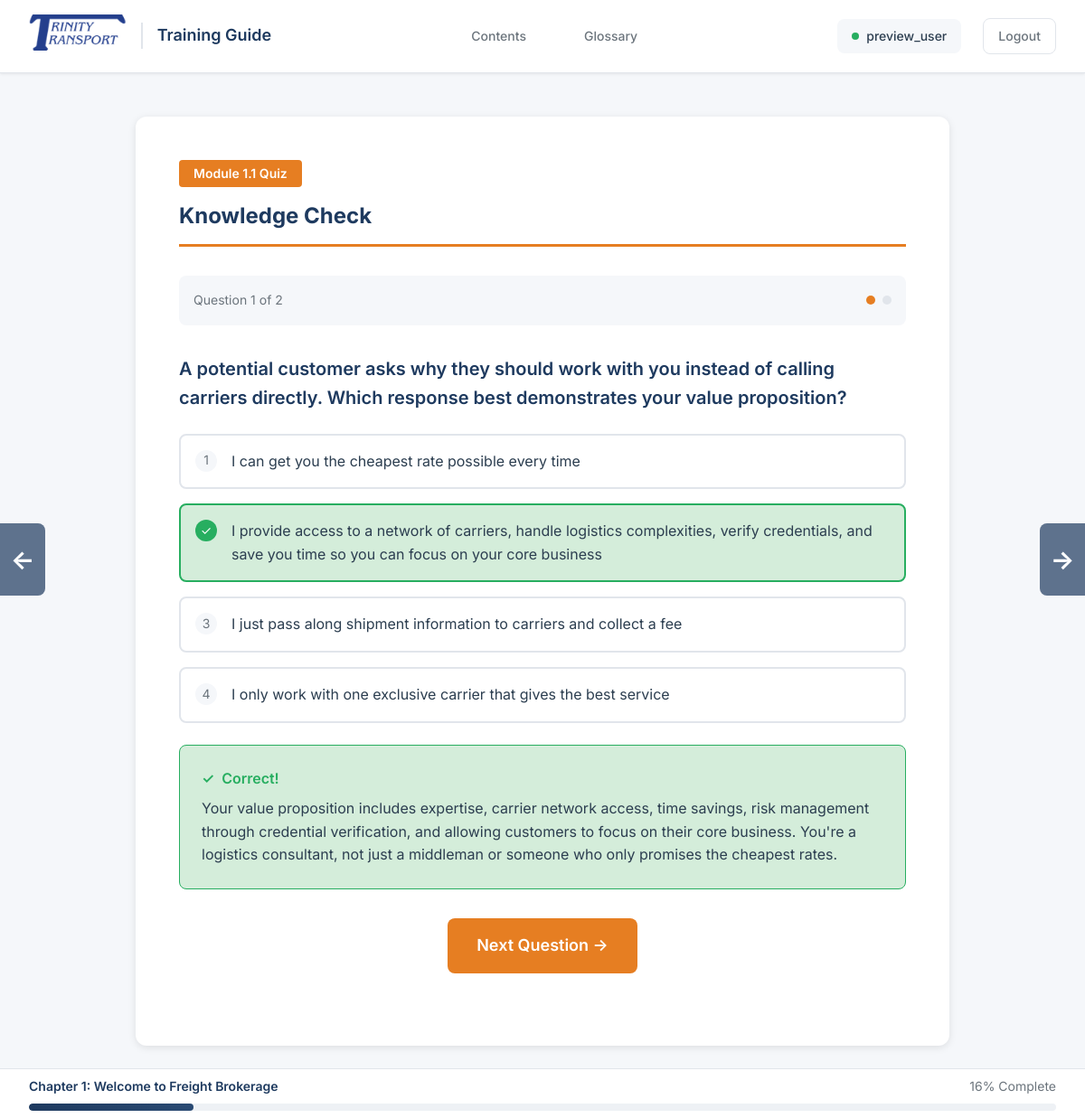
The app's page /quiz/1.1 (signed in) with its own data.
### models.py (models this page shows, shortened)
class QuizQuestion(db.Model):
    __tablename__ = 'quiz_questions'
    id = db.Column(db.String(20), primary_key=True)  # e.g., "q1_1_1"
    module_id = db.Column(db.String(10), db.ForeignKey('modules.id'), nullable=False)
    question = db.Column(db.Text, nullable=False)
    choice_a = db.Column(db.Text, nullable=False)
    choice_b = db.Column(db.Text, nullable=False)
    choice_c = db.Column(db.Text, nullable=False)
    choice_d = db.Column(db.Text, nullable=False)
    correct_choice = db.Column(db.String(1), nullable=False)  # 'a', 'b', 'c', or 'd'
    explanation = db.Column(db.Text)
    display_order = db.Column(db.Integer, nullable=False)
    created_at = db.Column(db.DateTime, default=datetime.utcnow)
    module = db.relationship('Module', back_populates='quiz_questions')
    user_answers = db.relationship('UserQuizAnswer', back_populates='quiz_question',
                                  cascade='all, delete-orphan')
    def get_choices_dict(self):
        return {
            'a': self.choice_a,
            'b': self.choice_b,
            'c': self.choice_c,
            'd': self.choice_d
        }
    def get_shuffled_for_user(self, user_id):
        user_answer = UserQuizAnswer.query.filter_by(
            user_id=user_id,
            quiz_question_id=self.id
        ).first()
        if user_answer and user_answer.answer_order:
            order = json.loads(user_answer.answer_order)
        choices_dict = self.get_choices_dict()
        shuffled_choices = [choices_dict[letter] for letter in order]
        correct_index = order.index(self.correct_choice)
        return {
            'id': self.id,
            'question': self.question,
            'choices': shuffled_choices,
            'correct_index': correct_index,
            'explanation': self.explanation,
            'answer_order': order  # Include for answer validation
        }

### main.py (the view)
@app.route("/quiz/<module_id>", defaults={'question_num': 1})
@app.route("/quiz/<module_id>/<int:question_num>")
def quiz(module_id, question_num):
    if not session.get('logged_in') and not session.get('preview_mode'):
        return redirect(url_for("login"))
    user = get_current_user()
    if not user:
        return redirect(url_for("login"))
    try:
        parts = module_id.split('.')
        chapter_num = int(parts[0])
        module_num = int(parts[1])
    except (ValueError, IndexError):
        return redirect(url_for("toc"))
    chapter_titles = {
        1: "Welcome to Freight Brokerage",
        2: "Understanding the Industry Landscape",
        3: "The Role of a Freight Agent",
        4: "Truck Types and Specifications",
        5: "Load Types and Cargo Categories",
        6: "Load Restrictions and Regulations",
        7: "Building Your Customer Base",
        8: "Sales Strategies for Freight Agents",
        9: "Effective Follow-Up Systems"
    }
    module_counts = {1: 6, 2: 9, 3: 9, 4: 11, 5: 10, 6: 11, 7: 5, 8: 9, 9: 9}
    max_module = module_counts.get(chapter_num, 6)
    db_questions = QuizQuestion.query.filter_by(module_id=module_id).order_by(QuizQuestion.display_order).all()
    if not db_questions:
        if module_num >= max_module:
            return redirect(url_for('chapter', chapter_num=chapter_num, page='summary'))
        else:
            return redirect(url_for('module', module_id=f'{chapter_num}.{module_num+1}'))
    if question_num < 1 or question_num > len(db_questions):
        return redirect(url_for('quiz', module_id=module_id, question_num=1))
    current_question = db_questions[question_num - 1]
    question_data = current_question.get_shuffled_for_user(user.id)
    total_questions = len(db_questions)
    prev_url = url_for('quiz', module_id=module_id, question_num=question_num-1) if question_num > 1 else url_for('module', module_id=module_id)
    if question_num >= total_questions:
        if module_num >= max_module:
            next_url = url_for('chapter', chapter_num=chapter_num, page='summary')
        else:
            next_url = url_for('module', module_id=f'{chapter_num}.{module_num+1}')
    else:
        next_url = url_for('quiz', module_id=module_id, question_num=question_num+1)
    from models import UserQuizAnswer
    existing_answer = UserQuizAnswer.query.filter_by(
        user_id=user.id,
        quiz_question_id=current_question.id
    ).first()
    already_answered = existing_answer and existing_answer.selected_choice is not None
    was_correct = existing_answer.is_correct if already_answered else None
    return render_template(
        "pages/quiz.html",
        module_id=module_id,
        chapter_num=chapter_num,
        chapter_title=chapter_titles.get(chapter_num, ""),
        question=question_data,
        question_num=question_num,
        total_questions=total_questions,
        prev_url=prev_url,
        next_url=next_url,
        already_answered=already_answered,
        was_correct=was_correct,
        progress_percent=int((module_num / max_module) * 100)
    )

### main.py (called while the page is built, shortened)
def get_current_user():
    user_id = session.get('user_id')
    if user_id:
        user = User.query.get(user_id)
        if user:
            if user.is_preview_mode:
                session['preview_mode'] = True
            else:
                session['preview_mode'] = False
            session.modified = True
            return user

### templates/pages/quiz.html (shortened to what this page needs)
{% extends "base.html" %}
{% block content %}
<div class="content-card">
    <div class="module-header">
        <span class="module-number">Module {{ module_id }} Quiz</span>
        <h1 class="module-title">Knowledge Check</h1>
    </div>
    <div style="display: flex; justify-content: space-between; align-items: center; margin-bottom: 1.5rem; padding: 1rem; background: var(--bg); border-radius: 8px;">
        <span style="font-size: 0.875rem; color: var(--text-muted);">
            Question {{ question_num }} of {{ total_questions }}
        </span>
        <div style="display: flex; gap: 0.5rem;">
            {% for i in range(1, total_questions + 1) %}
            <span style="width: 10px; height: 10px; border-radius: 50%; background: {% if i == question_num %}var(--accent){% elif i < question_num %}var(--success){% else %}var(--border){% endif %};"></span>
            {% endfor %}
        </div>
    </div>
    <div class="quiz-container" style="background: transparent; padding: 0;">
        <p class="quiz-question" style="font-size: 1.25rem; margin-bottom: 1.5rem;">{{ question.question }}</p>
        {% if already_answered %}
        <div class="quiz-options">
            {% for choice in question.choices %}
            <div class="quiz-option {% if loop.index0 == question.correct_index %}correct{% elif was_correct == False and loop.index0 == question.answer_order.index(question.selected_choice|default('')) %}incorrect{% endif %}" style="pointer-events: none;">
                <span style="width: 24px; height: 24px; border-radius: 50%; background: {% if loop.index0 == question.correct_index %}var(--success){% else %}var(--bg){% endif %}; display: flex; align-items: center; justify-content: center; font-size: 0.875rem; color: {% if loop.index0 == question.correct_index %}white{% else %}var(--text-muted){% endif %}; flex-shrink: 0;">
                    {% if loop.index0 == question.correct_index %}&#10003;{% else %}{{ loop.index }}{% endif %}
                </span>
                <span>{{ choice }}</span>
            </div>
            {% endfor %}
        </div>
        <div class="quiz-feedback {% if was_correct %}correct{% else %}incorrect{% endif %}" style="margin-top: 1.5rem;">
            <div class="quiz-feedback-title">
                {% if was_correct %}
                <span>&#10003;</span> Correct!
                {% else %}
                <span>&#10007;</span> Incorrect
                {% endif %}
            </div>
            {% if question.explanation %}
            <div class="quiz-feedback-content" style="margin-top: 0.5rem;">
                {{ question.explanation }}
            </div>
            {% endif %}
        </div>
        <div style="text-align: center; margin-top: 2rem;">
            <a href="{{ next_url }}" class="btn btn-accent btn-lg">
                {% if question_num >= total_questions %}
                Continue &rarr;
                {% else %}
                Next Question &rarr;
                {% endif %}
            </a>
        </div>
        {% endif %}
    </div>
</div>
{% endblock %}
{% block navigation %}
<a href="{{ prev_url }}" class="side-nav side-nav-prev" title="Previous">
    <span class="side-nav-arrow">&larr;</span>
</a>
{% if already_answered %}
<a href="{{ next_url }}" class="side-nav side-nav-next" title="Next">
    <span class="side-nav-arrow">&rarr;</span>
</a>
{% endif %}
{% endblock %}

### templates/base.html (shortened to what this page needs)
<!DOCTYPE html>
<html lang="en">
<head>
    <link rel="stylesheet" href="{{ url_for('static', filename='css/styles.css') }}">
</head>
<body>
    <header class="main-header">
        <div class="header-container">
            <div class="logo">
                <a href="{{ url_for('toc') }}">
                    <img src="{{ url_for('static', filename='images/trinity_transport.png') }}" alt="Trinity Transport">
                </a>
                <span class="logo-text">Training Guide</span>
            </div>
            <div class="header-center">
                <a href="{{ url_for('toc') }}" class="header-link">Contents</a>
                <a href="{{ url_for('glossary') }}" class="header-link">Glossary</a>
            </div>
            <div class="header-right">
                {% if session.get('username') %}
                <span class="user-badge">{{ session.get('username') }}</span>
                <a href="{{ url_for('logout') }}" class="btn-logout">Logout</a>
                {% endif %}
            </div>
        </div>
    </header>
    <main class="main-content">
        <div class="content-container">
            {% block content %}{% endblock %}
        </div>
    </main>
    {% block navigation %}{% endblock %}
    {% block progress %}
    {% if chapter_num is defined and chapter_title is defined %}
    <div class="progress-section">
        <div class="progress-container">
            <div class="progress-label">
                <span class="chapter-name">Chapter {{ chapter_num }}: {{ chapter_title }}</span>
                <span class="progress-percent">{{ progress_percent|default(0) }}% Complete</span>
            </div>
            <div class="progress-bar">
                <div class="progress-fill" style="width: {{ progress_percent|default(0) }}%"></div>
            </div>
        </div>
    </div>
    {% endif %}
    {% endblock %}
</body>
</html>

### records on screen
QuizQuestion: question "A potential customer asks why they should work with you instead of calling carriers directly. Which response best demonstrates your value proposition?", choice_a "I can get you the cheapest rate possible every time", choice_b "I provide access to a network of carriers, handle logistics complexities, verify credentials, and save you time so you can focus on your core business", choice_c "I just pass along shipment information to carriers and collect a fee", choice_d "I only work with one exclusive carrier that gives the best service", explanation "Your value proposition includes expertise, carrier network access, time savings, risk management through credential verification, and allowing customers to focus on their core business. You're a logistics consultant, not just a middleman or someone who only promises the cheapest rates."

### other values on screen
{{ session.get('username') }} "preview_user"
{{ module_id }} "1.1"
{{ question_num }} "1"
{{ total_questions }} "2"
{{ chapter_num }} "1"
{{ chapter_title }} "Welcome to Freight Brokerage"
{{ progress_percent|default(0) }} "16"
